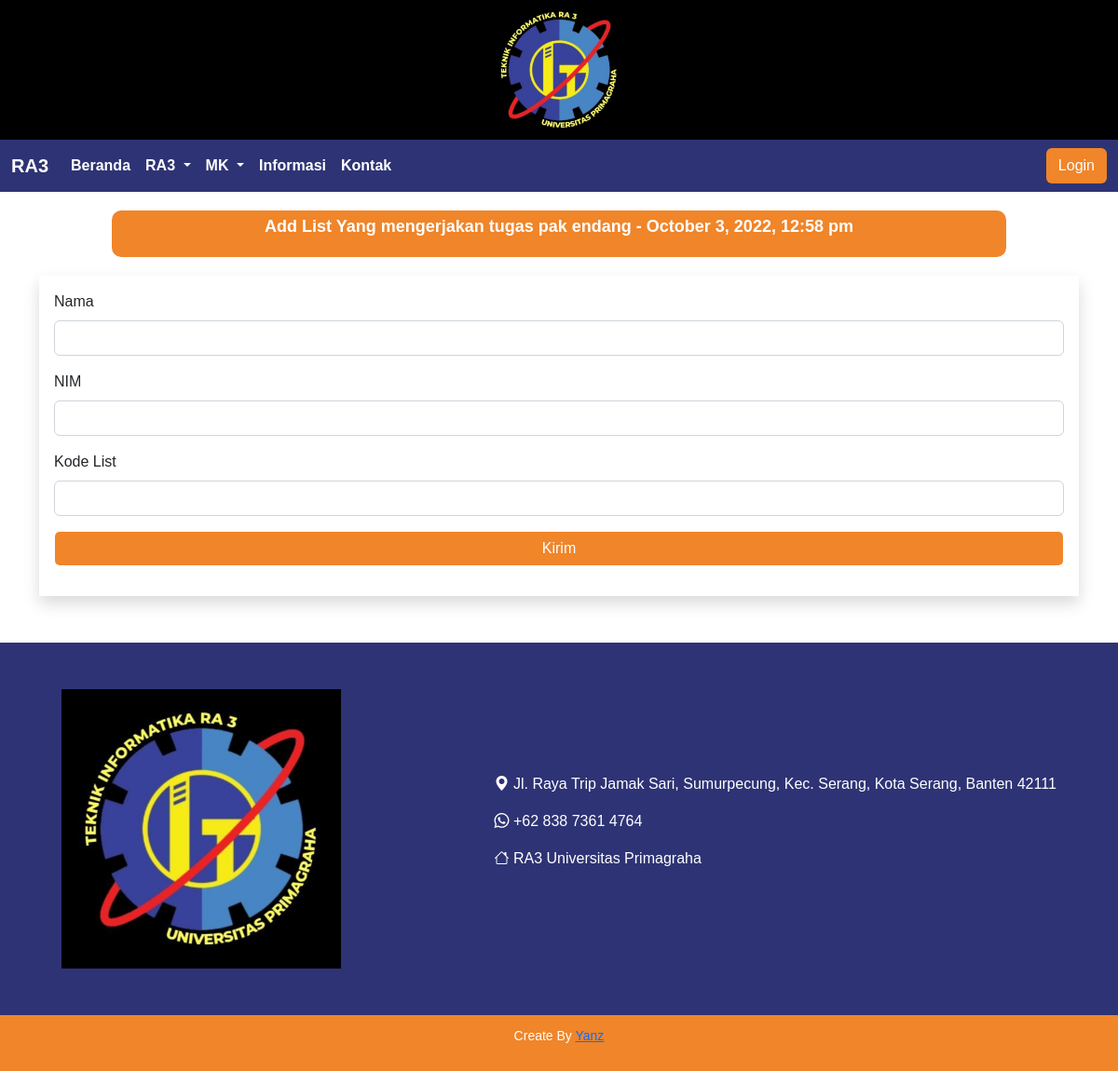
/ReadList.php?id=8, run on the app's committed database.
### tables this page shows
CREATE TABLE `list` (
  `id` int(11) NOT NULL,
  `judul_list` varchar(100) NOT NULL,
  `code` varchar(40) NOT NULL,
  `tanggal` varchar(40) NOT NULL,
  `author` varchar(40) NOT NULL
);

### admin/sistem/functions.php (called while the page is built, shortened)
<?php
require 'config.php';
function query($query)
{
    global $conn;
    $result = mysqli_query($conn, $query);
    $rows = [];
    while ($row = mysqli_fetch_assoc($result)) {
        $rows[] = $row;
    }
    return $rows;
}

### ReadList.php (the view, shortened to what this page needs)
<?php
require 'admin/sistem/functions.php';
$id = $_GET['id'];
$cek = query("SELECT * FROM list WHERE id = $id")[0];
?>
<!doctype html>
<html lang="en">
<head>
    <link rel="stylesheet" href="css/bootstrap.min.css">
    <link rel="stylesheet" href="https://cdn.jsdelivr.net/npm/bootstrap-icons@1.9.1/font/bootstrap-icons.css">
    <link rel="stylesheet" href="css/index.css">
</head>
<body>
    <?php include 'admin/inc/header.php'; ?>
    <div class="d-flex justify-content-center">
        <div class="mk">
            <p>Add List <?= $cek['judul_list']; ?> - <?= $cek['tanggal']; ?></p>
        </div>
    </div>
    <div class="container">
        <form action="" method="post" class="p-3 shadow">
            <div class="mb-3">
                <label for="nama" class="form-label">Nama</label>
                <input required type="text" id="nama" class="form-control" name="nama">
            </div>
            <div class="mb-3">
                <label for="NIM" class="form-label">NIM</label>
                <input required type="number" id="NIM" class="form-control" name="nim">
            </div>
            <div class="mb-3">
                <label for="kode" class="form-label">Kode List</label>
                <input required type="text" id="kode" class="form-control" name="code">
            </div>
            <div class="mb-3">
                <button class="btn bg-orange text-white form-control" type="submit" name="absen">Kirim</button>
            </div>
        </form>
    </div>
    <div class="about">
        <img src="img/ico.jpg" class="logo" alt="">
        <div>
            <ul>
                <li>
                    <p><i class="bi bi-geo-alt-fill"></i> Jl. Raya Trip Jamak Sari, Sumurpecung, Kec. Serang, Kota Serang, Banten 42111</p>
                </li>
                <li>
                    <p><i class="bi bi-whatsapp"></i> +62 838 7361 4764</p>
                </li>
                <li>
                    <p><i class="bi bi-house"></i> RA3 Universitas Primagraha</p>
                </li>
            </ul>
        </div>
    </div>
    <footer>
        <p>Create By <a href="http://yanz.epizy.com">Yanz</a></p>
    </footer>
</body>
</html>

### css/index.css (style rules this page uses)
body { font-family: Arial, Helvetica, sans-serif; }
.bg-orange { background-color: #F08529; }
.mk { width: 80%; height: 50px; background-color: #F08529; border-radius: 10px; margin: 20px 0; display: flex; justify-content: center; align-items: center; font-size: 18px; font-weight: bold; color: white; }
.about { width: 100%; background-color: #2E3375; height: 400px; margin-top: 50px; display: flex; justify-content: space-around; align-items: center; }
.about div { color: white; text-align: left; }
.about div ul { list-style: none; }
.logo { width: 300px; height: 300px; }
body footer { background-color: #F08529; width: 100%; height: 60px; display: flex; justify-content: center; align-items: center; color: white; font-size: 14px; }

### data on the page
list: judul_list "Yang mengerjakan tugas pak endang", tanggal "October 3, 2022, 12:58 pm"
